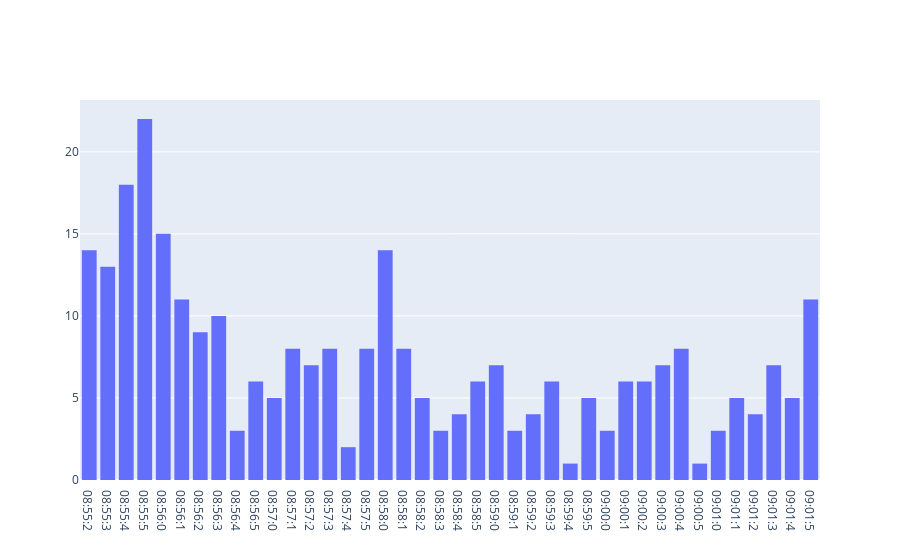
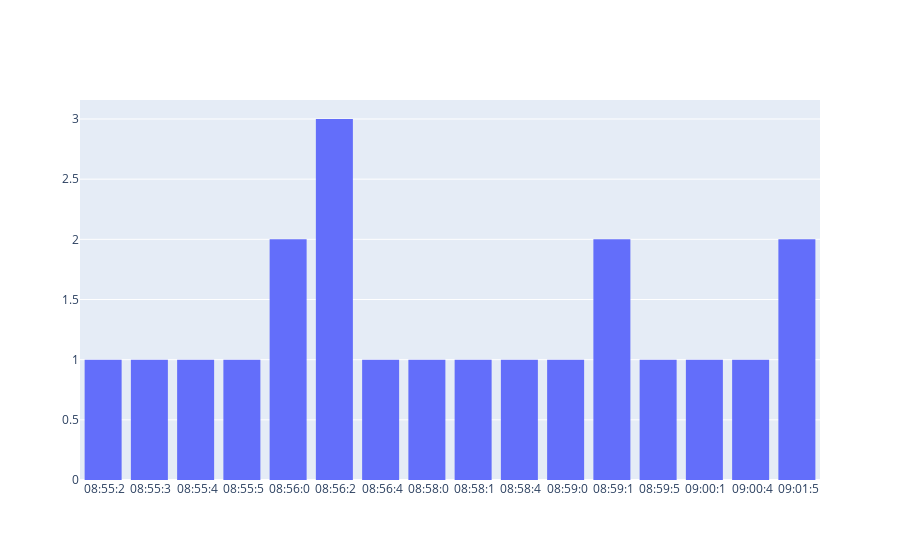

Source (notebook cell) for these figures, in order:
### Code cell
#plot the timestamps
import plotly.graph_objects as go

#use the histogram to plot the timestamps
fig = go.Figure(data=[go.Histogram(x=timestamps)])
fig.show()


fig2 = go.Figure(data=[go.Histogram(x=laughs)])
fig2.show()


#10:47:3 means, the message occured between 10:47:30 and 10:47:39, (10 seconds intervall)

### Figure 1 — Plotly figure (JSON) as saved in the notebook; plotly's stock layout.template omitted (floating-point values rounded to 4 significant figures; data arrays with more than 128 entries replaced by an {"elided": "..."} marker saying what was removed)
{"data": [{"type": "histogram", "x": {"elided": "291 str values"}}], "layout": {}}

### Figure 2 — Plotly figure (JSON) as saved in the notebook; plotly's stock layout.template omitted (floating-point values rounded to 4 significant figures)
{"data": [{"type": "histogram", "x": [" 08:55:2", " 08:55:3", " 08:55:4", " 08:55:5", " 08:56:0", " 08:56:0", " 08:56:2", " 08:56:2", " 08:56:2", " 08:56:4", " 08:58:0", " 08:58:1", " 08:58:4", " 08:59:0", " 08:59:1", " 08:59:1", " 08:59:5", " 09:00:1", " 09:00:4", " 09:01:5", " 09:01:5"]}], "layout": {}}
